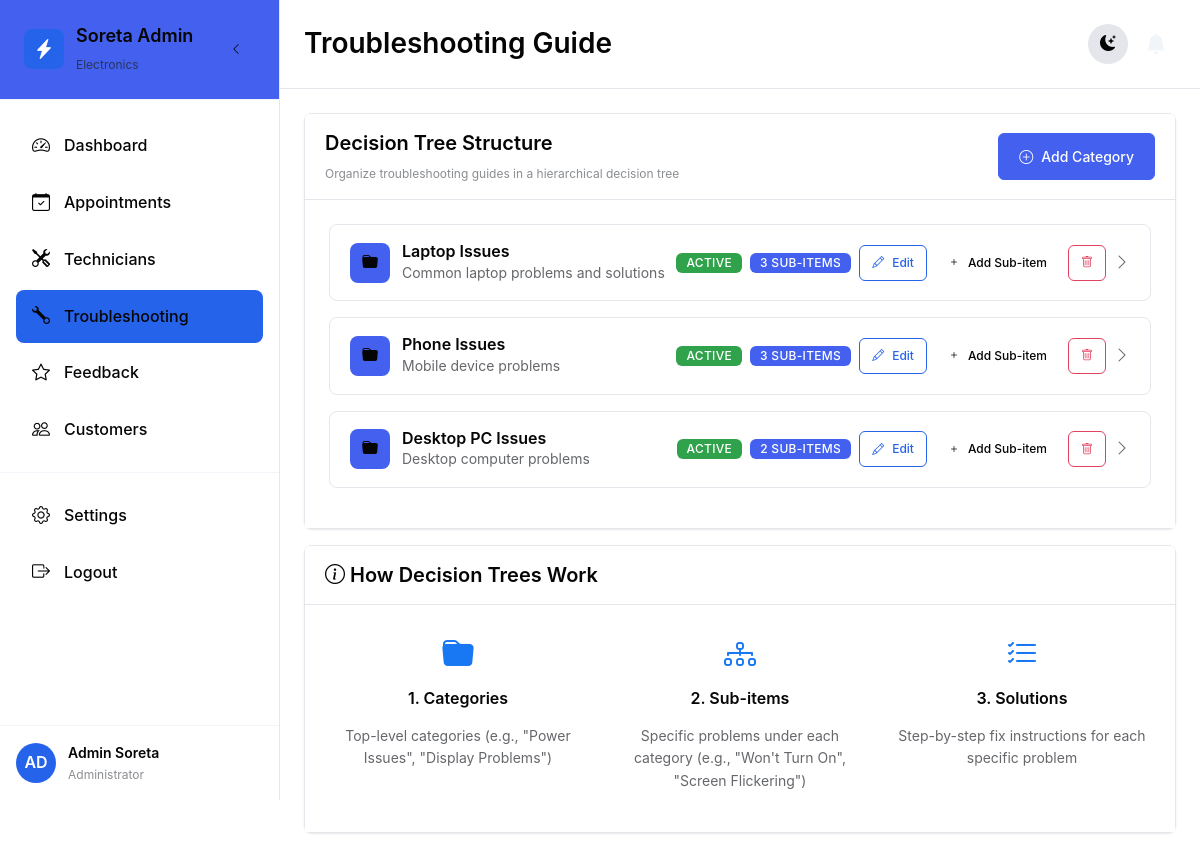
The app's page /admin/troubleshooting.php (signed in) with its own data.
### tables this page shows
CREATE TABLE `troubleshooting_guide` (
  `id` INT PRIMARY KEY AUTO_INCREMENT,
  `parent_id` INT DEFAULT NULL,
  `title` VARCHAR(255) NOT NULL,
  `description` TEXT NOT NULL,
  `fix_steps` TEXT NOT NULL,
  `preventive_tip` TEXT,
  `image_path` VARCHAR(500),
  `display_order` INT DEFAULT 0,
  `is_active` BOOLEAN DEFAULT TRUE,
  `created_at` TIMESTAMP DEFAULT CURRENT_TIMESTAMP,
  FOREIGN KEY (`parent_id`) REFERENCES `troubleshooting_guide`(`id`)
);

### admin/troubleshooting.php (the view, shortened to what this page needs)
<?php
$db = new Database();
$pdo = $db->getConnection();
$stmt = $pdo->query("
    SELECT tg.*,
           parent.title as parent_title,
           (SELECT COUNT(*) FROM troubleshooting_guide WHERE parent_id = tg.id) as children_count
    FROM troubleshooting_guide tg
    LEFT JOIN troubleshooting_guide parent ON tg.parent_id = parent.id
    ORDER BY tg.parent_id IS NULL DESC, tg.display_order ASC, tg.created_at DESC
");
$allEntries = $stmt->fetchAll();
$categories = [];
$children = [];
foreach ($allEntries as $entry) {
    if ($entry['parent_id'] === null) {
        $categories[] = $entry;
    } else {
        if (!isset($children[$entry['parent_id']])) {
            $children[$entry['parent_id']] = [];
        }
        $children[$entry['parent_id']][] = $entry;
    }
}
?>
<!DOCTYPE html>
<html lang="en" data-theme="light">
<head>
    <link href="https://cdn.jsdelivr.net/npm/bootstrap@5.3.0/dist/css/bootstrap.min.css" rel="stylesheet">
    <link href="https://cdn.jsdelivr.net/npm/bootstrap-icons@1.10.0/font/bootstrap-icons.css" rel="stylesheet">
    <link href="<?= ROOT_PATH ?>assets/css/main.css" rel="stylesheet">
    <link href="<?= ROOT_PATH ?>assets/css/admin.css" rel="stylesheet">
</head>
<body>
    <div class="admin-layout">
        <?php include 'layout/sidebar.php'; ?>
        <main class="admin-main">
            <header class="admin-header">
                <div class="header-left d-flex align-items-center gap-3">
                    <h1 class="h3 mb-0">Troubleshooting Guide</h1>
                </div>
                <div class="header-right d-flex align-items-center gap-2">
                    <button class="theme-toggle" id="themeToggle" title="Toggle theme">
                        <i class="bi bi-moon-stars-fill" id="themeIcon"></i>
                    </button>
                    <?php include_once '../includes/notification-component.php'; ?>
                </div>
            </header>
            <div class="admin-content">
                <div class="card">
                    <div class="card-header d-flex justify-content-between align-items-center">
                        <div>
                            <h5 class="card-title">Decision Tree Structure</h5>
                            <small style="color: var(--text-secondary);">Organize troubleshooting guides in a hierarchical decision tree</small>
                        </div>
                        <a href="troubleshooting_edit.php" class="btn btn-primary">
                            <i class="bi bi-plus-circle"></i> Add Category
                        </a>
                    </div>
                    <div class="card-body">
                        <?php if (empty($categories)): ?>
                            <div class="empty-state">
                                <i class="bi bi-diagram-3"></i>
                                <h5>No troubleshooting categories yet</h5>
                                <p>Create top-level categories to start building your decision tree</p>
                                <a href="troubleshooting_edit.php" class="btn btn-primary mt-3">
                                    <i class="bi bi-plus-circle"></i> Create First Category
                                </a>
                            </div>
                        <?php else: ?>
                            <?php foreach ($categories as $category): ?>
                                <div class="tree-item">
                                    <div class="tree-item-header" onclick="toggleChildren(this)">
                                        <div class="tree-item-title">
                                            <div class="tree-icon">
                                                <i class="bi bi-folder-fill"></i>
                                            </div>
                                            <div class="tree-item-info">
                                                <h5><?= htmlspecialchars($category['title']) ?></h5>
                                                <p><?= htmlspecialchars(substr($category['description'], 0, 100)) ?><?= strlen($category['description']) > 100 ? '...' : '' ?></p>
                                            </div>
                                        </div>
                                        <div class="tree-item-actions">
                                            <span class="badge bg-<?= $category['is_active'] ? 'success' : 'secondary' ?>">
                                                <?= $category['is_active'] ? 'Active' : 'Inactive' ?>
                                            </span>
                                            <?php if ($category['children_count'] > 0): ?>
                                                <span class="badge bg-primary"><?= $category['children_count'] ?> sub-items</span>
                                            <?php endif; ?>
                                            <a href="troubleshooting_edit.php?id=<?= $category['id'] ?>"
                                               class="btn btn-sm btn-outline-primary"
                                               onclick="event.stopPropagation()">
                                                <i class="bi bi-pencil"></i> Edit
                                            </a>
                                                                                                    <a href="troubleshooting_edit.php?parent_id=<?= $category['id'] ?>"
                                               class="btn btn-sm btn-outline-success"
                                               onclick="event.stopPropagation()">
                                                <i class="bi bi-plus"></i> Add Sub-item
                                            </a>
                                            <button class="btn btn-sm btn-outline-danger"
                                                    onclick="event.stopPropagation(); confirmDelete(<?= $category['id'] ?>, '<?= htmlspecialchars(addslashes($category['title'])) ?>', <?= $category['children_count'] ?>)">
                                                <i class="bi bi-trash"></i>
                                            </button>
                                            <?php if ($category['children_count'] > 0): ?>
                                                <i class="bi bi-chevron-right tree-expand-icon"></i>
                                            <?php endif; ?>
                                        </div>
                                    </div>
                                </div>
                            <?php endforeach; ?>
                        <?php endif; ?>
                    </div>
                </div>
                <div class="card mt-3">
                    <div class="card-header">
                        <h5 class="card-title"><i class="bi bi-info-circle"></i> How Decision Trees Work</h5>
                    </div>
                    <div class="card-body">
                        <div class="row">
                            <div class="col-md-4">
                                <div class="text-center mb-3">
                                    <i class="bi bi-folder-fill" style="font-size: 2rem; color: var(--primary-blue);"></i>
                                    <h6 class="mt-2">1. Categories</h6>
                                    <p class="small" style="color: var(--text-secondary);">Top-level categories (e.g., "Power Issues", "Display Problems")</p>
                                </div>
                            </div>
                            <div class="col-md-4">
                                <div class="text-center mb-3">
                                    <i class="bi bi-diagram-3" style="font-size: 2rem; color: var(--primary-blue);"></i>
                                    <h6 class="mt-2">2. Sub-items</h6>
                                    <p class="small" style="color: var(--text-secondary);">Specific problems under each category (e.g., "Won't Turn On", "Screen Flickering")</p>
                                </div>
                            </div>
                            <div class="col-md-4">
                                <div class="text-center mb-3">
                                    <i class="bi bi-list-check" style="font-size: 2rem; color: var(--primary-blue);"></i>
                                    <h6 class="mt-2">3. Solutions</h6>
                                    <p class="small" style="color: var(--text-secondary);">Step-by-step fix instructions for each specific problem</p>
                                </div>
                            </div>
                        </div>
                    </div>
                </div>
            </div>
        </main>
    </div>
</body>
</html>

### assets/css/main.css (style rules this page uses)
:root { --primary: #2563eb; --primary-dark: #1d4ed8; --primary-light: #3b82f6; --secondary: #64748b; --accent: #f59e0b; --success: #10b981; --warning: #f59e0b; --error: #ef4444; --background: #ffffff; --surface: #f8fafc; --surface-dark: #f1f5f9; --text-primary: #0f172a; --text-secondary: #475569; --text-muted: #64748b; --border: #e2e8f0; --border-light: #f1f5f9; --font-family: 'Inter', -apple-system, BlinkMacSystemFont, 'Segoe UI', sans-serif; --font-size-xs: 0.75rem; --font-size-sm: 0.875rem; --font-size-base: 1rem; --font-size-lg: 1.125rem; --font-size-xl: 1.25rem; --font-size-2xl: 1.5rem; --font-size-3xl: 1.875rem; --space-1: 0.25rem; --space-2: 0.5rem; --space-3: 0.75rem; --space-4: 1rem; --space-5: 1.25rem; --space-6: 1.5rem; --space-8: 2rem; --space-10: 2.5rem; --space-12: 3rem; --radius-sm: 0.375rem; --radius: 0.5rem; --radius-md: 0.75rem; --radius-lg: 1rem; --radius-xl: 1.5rem; --shadow-sm: 0 1px 2px 0 rgb(0 0 0 / 0.05); --shadow: 0 1px 3px 0 rgb(0 0 0 / 0.1), 0 1px 2px -1px rgb(0 0 0 / 0.1); --shadow-md: 0 4px 6px -1px rgb(0 0 0 / 0.1), 0 2px 4px -2px rgb(0 0 0 / 0.1); --shadow-lg: 0 10px 15px -3px rgb(0 0 0 / 0.1), 0 4px 6px -4px rgb(0 0 0 / 0.1); --transition: all 0.2s cubic-bezier(0.4, 0, 0.2, 1); --transition-slow: all 0.3s cubic-bezier(0.4, 0, 0.2, 1); }
* { margin: 0; padding: 0; -webkit-box-sizing: border-box; -moz-box-sizing: border-box; box-sizing: border-box; }
body { font-family: var(--font-family); font-size: var(--font-size-base); line-height: 1.6; color: var(--text-primary); background-color: var(--background); -webkit-font-smoothing: antialiased; -moz-osx-font-smoothing: grayscale; }
h1, h2, h3, h4, h5, h6 { font-weight: 600; line-height: 1.3; color: var(--text-primary); margin-bottom: var(--space-4); }
h1 { font-size: var(--font-size-3xl); }
p, span, div, li { color: var(--text-primary); }
.card { background: var(--background); border: 1px solid var(--border); border-radius: var(--radius-md); box-shadow: var(--shadow-sm); transition: var(--transition); color: var(--text-primary); }
.card-title { color: var(--text-primary) !important; font-weight: 600; }
.card-header { padding: var(--space-6); border-bottom: 1px solid var(--border-light); background: var(--surface); color: var(--text-primary); }
.card-body { padding: var(--space-6); color: var(--text-primary); background: var(--background); }
.btn { display: inline-flex; align-items: center; gap: var(--space-2); padding: var(--space-3) var(--space-5); border: 1px solid transparent; border-radius: var(--radius); font-weight: 500; font-size: var(--font-size-sm); text-decoration: none; cursor: pointer; transition: var(--transition); background: transparent; color: var(--text-primary); }
.btn-primary { background: var(--primary) !important; color: white !important; border-color: var(--primary); }
.btn-outline-primary { border: 1px solid var(--primary); color: var(--primary) !important; background: transparent; }
.btn-sm { padding: var(--space-2) var(--space-3); font-size: var(--font-size-xs); }
.form-text, small { display: block; margin-top: var(--space-2); font-size: var(--font-size-xs); color: var(--text-muted) !important; }
.badge { display: inline-block; padding: var(--space-1) var(--space-3); font-size: var(--font-size-xs); font-weight: 500; border-radius: var(--radius-xl); text-transform: uppercase; letter-spacing: 0.025em; }
.text-center { text-align: center; }
.d-flex { display: flex; }
.justify-content-between { justify-content: space-between; }
.align-items-center { align-items: center; }
.mb-0 { margin-bottom: 0; }
.mb-3 { margin-bottom: var(--space-3); }
.mt-2 { margin-top: var(--space-2); }
.mt-3 { margin-top: var(--space-3); }
:root { --navbar-height: 70px; }

### admin/layout/sidebar.php (style rules this page uses)
.admin-layout { display: flex; min-height: 100vh; }
.admin-main { flex: 1; margin-left: 280px; transition: var(--transition-slow); }
.admin-layout { --admin-text-primary: #e6eef8; --admin-text-secondary: #cbd5e1; --admin-text-muted: #9aa7b6; }
.admin-main { color: var(--admin-text-primary); }
.admin-main .badge { color: #fff !important; }

### records on screen
troubleshooting_guide: title "Laptop Issues", description "Common laptop problems and solutions", is_active "ACTIVE", children_count "3"
troubleshooting_guide: title "Phone Issues", description "Mobile device problems", is_active "ACTIVE", children_count "3"
troubleshooting_guide: title "Desktop PC Issues", description "Desktop computer problems", is_active "ACTIVE", children_count "2"

### other values on screen
substr($_SESSION['user_name'], 0, 2) "AD"
$_SESSION['user_name'] "Admin Soreta"
